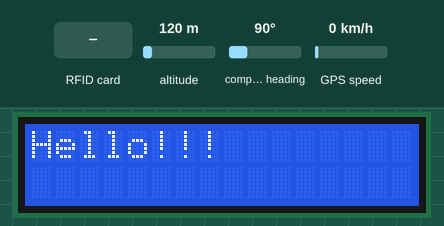
The sketch below on a simulated ESP8266 (NodeMCU). Shown: 16×2 character LCD. The test bench sets the inputs (shaded band); at power-on: altitude 120 m, compass heading 90°, GPS speed 0 km/h. The GPS gets a fix after 3 s at 37.7749, -122.4194 with 8 satellites; what the sketch prints to the serial monitor is not drawn.

Above: at 2.8 s.
2.9 s: RFID card 12 34 56 78 held to the reader
At 4.0 s:
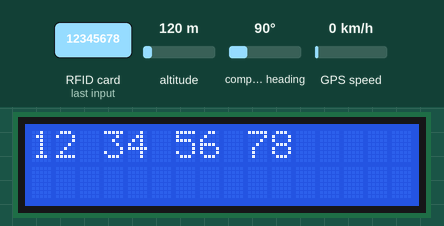
At 4.9 s:
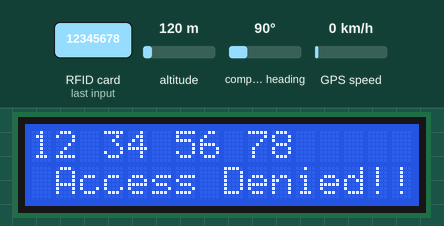
5.6 s: RFID card 36 55 C5 F7 held to the reader
At 7.0 s:
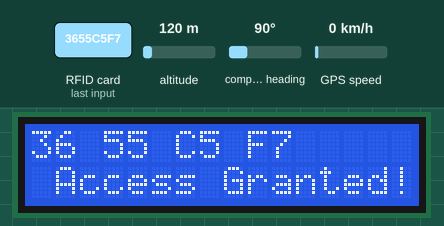
Timing chart, 0 to 8.6 s (numbered marks = the images above; inputs shaded):
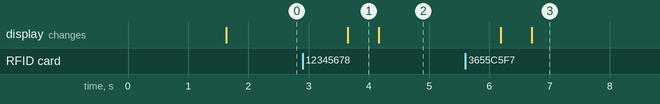

Measured:
- after the input at 2.9 s, the display: changes after 0.75 s (image 1)
- after the input at 5.6 s, the display: first changes after 0.59 s (image 3 shows a later state)
- what the display in image 1 shows lasts 0.6 s, from 3.6 s to 4.2 s

The sketch:

main.ino
```cpp
#include "UbidotsMicroESP8266.h"
#include <TinyGPS++.h>
#include <SoftwareSerial.h>
static const int RXPin = 0, TXPin = 2;
static const uint32_t GPSBaud = 9600; // Change according to your device
// The TinyGPS++ object
TinyGPSPlus gps;
// The serial connection to the GPS device
SoftwareSerial ss(RXPin, TXPin);

#include <Wire.h>
#include <LiquidCrystal_I2C.h>
// Set the LCD address to 0x27 for a 16 chars and 2 line display
LiquidCrystal_I2C lcd(0x27, 16, 2);

#include <SPI.h>
#include <MFRC522.h>
#define SS_PIN 15 //D8
#define RST_PIN 0//D3 (NC)
MFRC522 mfrc522(SS_PIN, RST_PIN);   // Create MFRC522 instance.
int statuss = 0;
int out = 0;


#define TOKEN  "A1E-E9Civ0PCH1OO4TRZEUz99w2qCnWR9c"  // Put here your Ubidots TOKEN
#define WIFISSID "SPAM" // Put here your Wi-Fi SSID
#define PASSWORD "12345678" // Put here your Wi-Fi password

Ubidots client(TOKEN);

double _lat1, _lng1;
double _lat2, _lng2;
int dummy1 = 1;
int dummy2 = 2;
char context[25];
int flag = 0;
boolean one = false;

unsigned long previousMillis = 0;     // last time data was send
const long interval = 15000;           // data transfer interval

void calDistance();
int deg2rad();
void lcdprint();
void RFIDcheck();

void setup()
{
  Serial.begin(9600);
  ss.begin(GPSBaud);
  client.wifiConnection(WIFISSID, PASSWORD);
  SPI.begin();      // Initiate  SPI bus
  mfrc522.PCD_Init();   // Initiate MFRC522
  lcd.begin();
  lcd.backlight();
  lcd.print("Hello!!!");
  //  lcdprint();
}

void loop()
{
  flag = flag % 2;
  while (ss.available() > 0) {
    if (gps.encode(ss.read())) {
      unsigned long currentMillis = millis();

      RFIDcheck();

      if (flag == 1 && one == true)
      {
        if (gps.location.isValid())
        {
          _lat1 = gps.location.lat();
          _lng1 = gps.location.lng();
          sprintf(context, "lat=%.4f$lng=%.4f", _lat1, _lng1);

          client.add("D1", dummy1, context);
          client.sendAll(true);
          Serial.print(F("Location1: "));
          Serial.print(_lat1);
          Serial.print(F(","));
          Serial.print(_lng1);
          Serial.println();
          lcd.clear();
          lcd.setCursor(0, 0);
          lcd.print("lat1=");
          lcd.print(_lat1);
          lcd.setCursor(0, 1);
          lcd.print("lng1=");
          lcd.print(_lng1);
          delay(1000);
        }
        else
        {
          Serial.print(F("INVALID"));
        }
        one = false;
      }

      if (flag == 0 && one == true)
      {
        _lat2 = 12.9716;
        _lng2 = 77.5946;
        sprintf(context, "lat=%.4f$lng=%.4f", _lat2, _lng2);

        client.add("D2", dummy2, context);
        client.sendAll(true);

        Serial.print(F("Location2: "));
        Serial.print(_lat2);
        Serial.print(F(","));
        Serial.print(_lng2);
        one = false;
        lcd.clear();
        lcd.setCursor(0, 0);
        lcd.print("lat2=");
        lcd.print(_lat2);
        lcd.setCursor(0, 1);
        lcd.print("lng2=");
        lcd.print(_lng2);
        Serial.println();
        delay(1000);
        calDistance();
      }

    }
  }

  if (millis() > 5000 && gps.charsProcessed() < 10)
  {
    Serial.println(F("No GPS detected: check wiring."));
    while (true);
  }
}

void calDistance()
{
  double dlon, dlat;
  double a, c, d;
  dlon = deg2rad(_lng2 - _lng1);
  dlat = deg2rad(_lat2 - _lat1);
  a = sq(sin(dlat / 2)) + cos(deg2rad(_lat1)) * cos(deg2rad(_lat2)) * sq(sin(dlon / 2));
  c = 2 * atan2( sqrt(a), sqrt(1 - a) );
  d = 6378.1 * c    ;                         //(where R is the radius of the Earth);
  client.add("Dist", d);
  client.sendAll(true);
  Serial.print("Dist :: ");
  Serial.println(d);
  lcd.clear();
  lcd.setCursor(0, 0);
  lcd.print("Distance:  ");
  lcd.setCursor(0, 1);
  lcd.print(d);
  delay(1000);
}

double deg2rad( double degree)
{
  return (degree * (PI / 180));
}

void lcdprint()
{
  lcd.begin();
  lcd.backlight();
  lcd.print("Hello, world!");
}

void RFIDcheck()
{
  if ( ! mfrc522.PICC_IsNewCardPresent())
  {
    return;
  }
  // Select one of the cards
  if ( ! mfrc522.PICC_ReadCardSerial())
  {
    return;
  }
  //Show UID on serial monitor
  Serial.println();
  Serial.print(" UID tag :");
  String content = "";
  byte letter;
  for (byte i = 0; i < mfrc522.uid.size; i++)
  {
    Serial.print(mfrc522.uid.uidByte[i] < 0x10 ? " 0" : " ");
    Serial.print(mfrc522.uid.uidByte[i], HEX);
    content.concat(String(mfrc522.uid.uidByte[i] < 0x10 ? " 0" : " "));
    content.concat(String(mfrc522.uid.uidByte[i], HEX));
  }
  content.toUpperCase();
  lcd.setCursor(0, 0);
  lcd.print(content.substring(1));
  Serial.println();
  delay(500);

  if (content.substring(1) == "36 55 C5 F7") //change UID of the card that you want to give access
  {
    flag++;
    one = true;
    Serial.println(" Access Granted ");
    Serial.println(" Welcome Prasad! ");
    lcd.setCursor(0, 1);
    lcd.print(" Access Granted! ");
    delay(1000);
    Serial.println();
    statuss = 1;
  }
  else
  {
    Serial.println(" Access Denied ");
    lcd.setCursor(0, 1);
    lcd.print(" Access Denied!!! ");
    delay(1000);
  }
}
```
